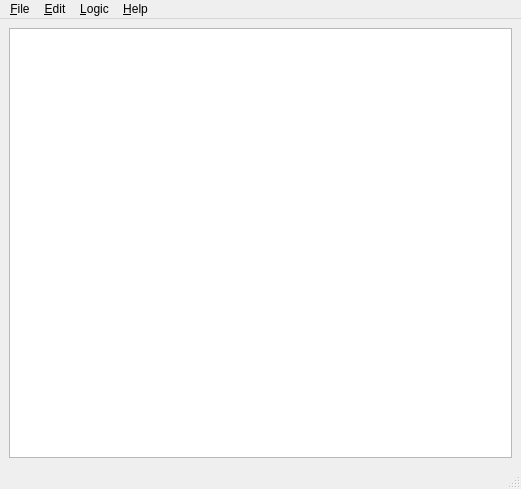
<?xml version="1.0" encoding="UTF-8"?>
<ui version="4.0">
 <class>TextEditor</class>
 <widget class="QMainWindow" name="TextEditor">
  <property name="geometry">
   <rect>
    <x>0</x>
    <y>0</y>
    <width>521</width>
    <height>489</height>
   </rect>
  </property>
  <property name="windowTitle">
   <string>Text Editor</string>
  </property>
  <widget class="QWidget" name="centralwidget">
   <layout class="QHBoxLayout" name="horizontalLayout">
    <item>
     <widget class="QTextEdit" name="textEditor">
      <property name="lineWrapMode">
       <enum>QTextEdit::NoWrap</enum>
      </property>
     </widget>
    </item>
   </layout>
  </widget>
  <widget class="QMenuBar" name="menubar">
   <property name="geometry">
    <rect>
     <x>0</x>
     <y>0</y>
     <width>521</width>
     <height>21</height>
    </rect>
   </property>
   <widget class="QMenu" name="menuFile">
    <property name="title">
     <string>&amp;File</string>
    </property>
    <addaction name="actionNew"/>
    <addaction name="actionOpen"/>
    <addaction name="actionSave"/>
    <addaction name="actionSaveAs"/>
    <addaction name="separator"/>
    <addaction name="actionClose"/>
   </widget>
   <widget class="QMenu" name="menuOptions">
    <property name="title">
     <string>&amp;Edit</string>
    </property>
    <addaction name="actionCut"/>
    <addaction name="actionCopy"/>
    <addaction name="actionPaste"/>
    <addaction name="separator"/>
    <addaction name="actionClear"/>
    <addaction name="separator"/>
    <addaction name="actionFind"/>
    <addaction name="actionFindNext"/>
    <addaction name="separator"/>
    <addaction name="actionGotoLine"/>
   </widget>
   <widget class="QMenu" name="menuHelp">
    <property name="title">
     <string>&amp;Help</string>
    </property>
    <addaction name="actionContextHelp"/>
    <addaction name="actionAllCommands"/>
   </widget>
   <widget class="QMenu" name="menuLogic">
    <property name="title">
     <string>&amp;Logic</string>
    </property>
    <addaction name="actionCompile"/>
    <addaction name="actionCompileAll"/>
    <addaction name="actionCompileAllandRun"/>
    <addaction name="actionChangeLogicNumber"/>
    <addaction name="separator"/>
    <addaction name="actionNewRoom"/>
    <addaction name="actionDeleteRoom"/>
   </widget>
   <addaction name="menuFile"/>
   <addaction name="menuOptions"/>
   <addaction name="menuLogic"/>
   <addaction name="menuHelp"/>
  </widget>
  <widget class="QStatusBar" name="statusbar"/>
  <action name="actionNew">
   <property name="text">
    <string>&amp;New</string>
   </property>
  </action>
  <action name="actionOpen">
   <property name="text">
    <string>&amp;Open...</string>
   </property>
  </action>
  <action name="actionSave">
   <property name="text">
    <string>&amp;Save</string>
   </property>
   <property name="shortcut">
    <string>Ctrl+S</string>
   </property>
  </action>
  <action name="actionSaveAs">
   <property name="text">
    <string>&amp;Save As...</string>
   </property>
  </action>
  <action name="actionClose">
   <property name="text">
    <string>&amp;Close</string>
   </property>
  </action>
  <action name="actionCut">
   <property name="text">
    <string>Cu&amp;t</string>
   </property>
   <property name="shortcut">
    <string>Ctrl+X</string>
   </property>
  </action>
  <action name="actionCopy">
   <property name="text">
    <string>&amp;Copy</string>
   </property>
   <property name="shortcut">
    <string>Ctrl+C</string>
   </property>
  </action>
  <action name="actionPaste">
   <property name="text">
    <string>&amp;Paste</string>
   </property>
   <property name="shortcut">
    <string>Ctrl+V</string>
   </property>
  </action>
  <action name="actionClear">
   <property name="text">
    <string>Clea&amp;r All</string>
   </property>
  </action>
  <action name="actionFind">
   <property name="text">
    <string>&amp;Find</string>
   </property>
   <property name="shortcut">
    <string>Ctrl+F</string>
   </property>
  </action>
  <action name="actionFindNext">
   <property name="text">
    <string>Find &amp;Next</string>
   </property>
   <property name="shortcut">
    <string>F3</string>
   </property>
  </action>
  <action name="actionGotoLine">
   <property name="text">
    <string>&amp;Go to Line...</string>
   </property>
   <property name="shortcut">
    <string>Alt+G</string>
   </property>
  </action>
  <action name="actionContextHelp">
   <property name="text">
    <string>&amp;Context Help</string>
   </property>
   <property name="shortcut">
    <string>F1</string>
   </property>
  </action>
  <action name="actionAllCommands">
   <property name="text">
    <string>&amp;All Commands</string>
   </property>
  </action>
  <action name="actionCompile">
   <property name="text">
    <string>Compile</string>
   </property>
   <property name="shortcut">
    <string/>
   </property>
  </action>
  <action name="actionCompileAll">
   <property name="text">
    <string>Compile All</string>
   </property>
  </action>
  <action name="actionCompileAllandRun">
   <property name="text">
    <string>Compile All and Run</string>
   </property>
   <property name="shortcut">
    <string/>
   </property>
  </action>
  <action name="actionChangeLogicNumber">
   <property name="text">
    <string>Change Logic Number</string>
   </property>
  </action>
  <action name="actionNewRoom">
   <property name="text">
    <string>New Room...</string>
   </property>
  </action>
  <action name="actionDeleteRoom">
   <property name="text">
    <string>Delete Script...</string>
   </property>
  </action>
  <action name="actionNewScript">
   <property name="text">
    <string>Read from File...</string>
   </property>
  </action>
 </widget>
 <resources/>
 <connections>
  <connection>
   <sender>actionCut</sender>
   <signal>triggered()</signal>
   <receiver>textEditor</receiver>
   <slot>cut()</slot>
   <hints>
    <hint type="sourcelabel">
     <x>-1</x>
     <y>-1</y>
    </hint>
    <hint type="destinationlabel">
     <x>399</x>
     <y>300</y>
    </hint>
   </hints>
  </connection>
  <connection>
   <sender>actionCopy</sender>
   <signal>triggered()</signal>
   <receiver>textEditor</receiver>
   <slot>copy()</slot>
   <hints>
    <hint type="sourcelabel">
     <x>-1</x>
     <y>-1</y>
    </hint>
    <hint type="destinationlabel">
     <x>399</x>
     <y>300</y>
    </hint>
   </hints>
  </connection>
  <connection>
   <sender>actionPaste</sender>
   <signal>triggered()</signal>
   <receiver>textEditor</receiver>
   <slot>paste()</slot>
   <hints>
    <hint type="sourcelabel">
     <x>-1</x>
     <y>-1</y>
    </hint>
    <hint type="destinationlabel">
     <x>399</x>
     <y>300</y>
    </hint>
   </hints>
  </connection>
 </connections>
</ui>
